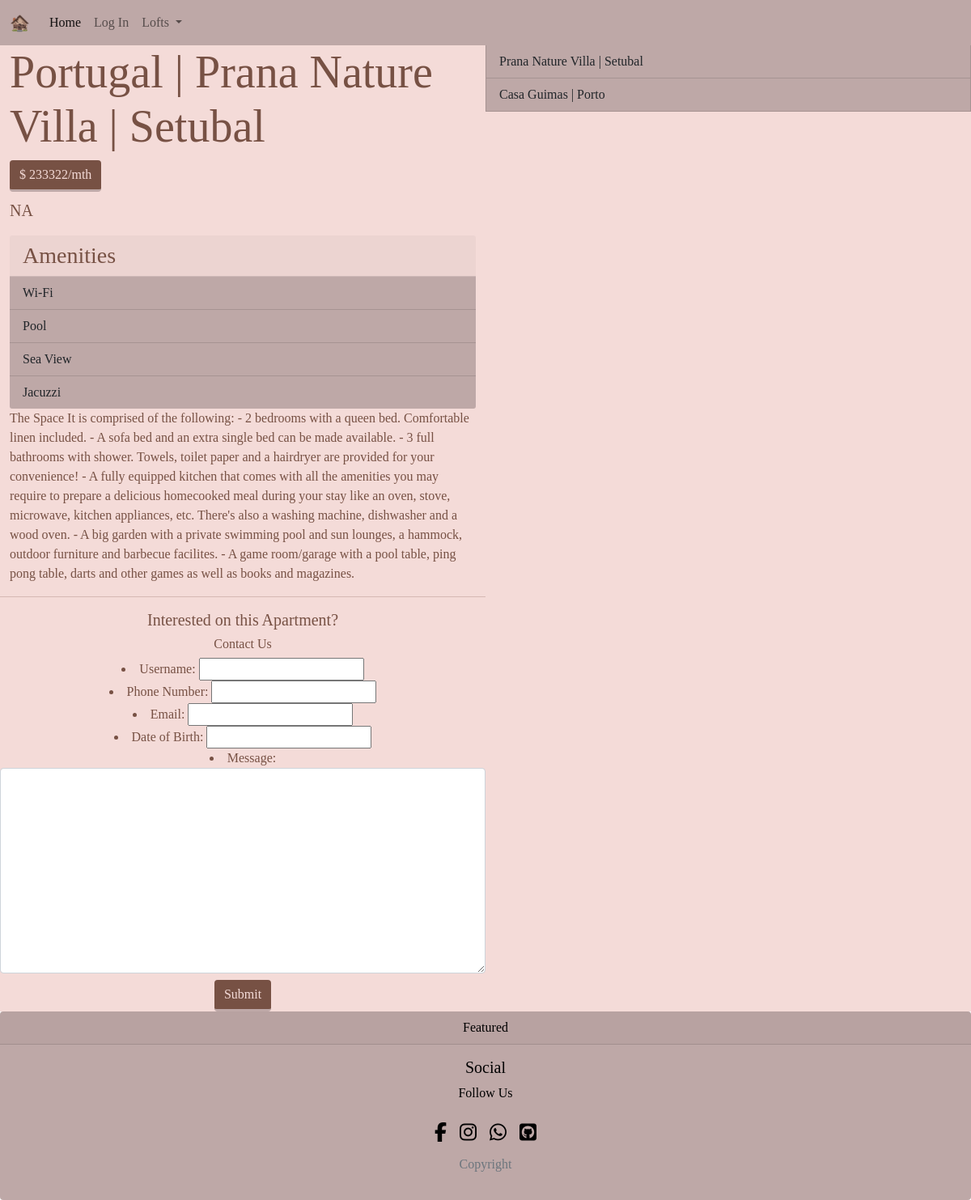
The app's page /loft/1, older data.
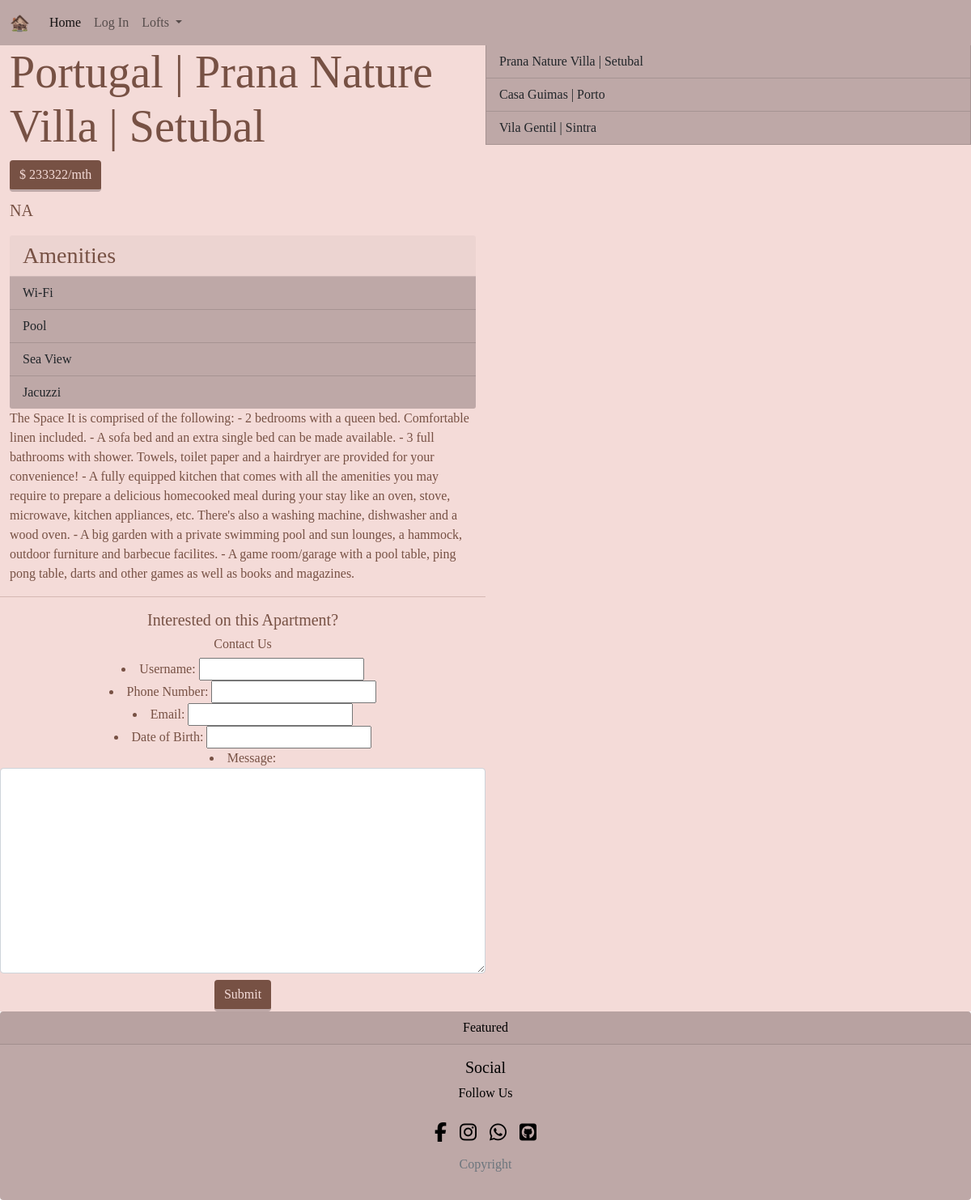
The same page, newer data.
### loft/models.py (models this page shows, shortened)
class Loft(models.Model):
    amenities = models.ManyToManyField(Amenity, related_name="apartments", blank=True)
    city = models.ForeignKey(City, on_delete=models.CASCADE, related_name='lofts')
    address = models.CharField(max_length=250)
    price = models.IntegerField()
    size = models.IntegerField()
    description = models.CharField(max_length=100)
    long_description = models.CharField(max_length=800)
    name = models.CharField(max_length=100)

class City(models.Model):
    country = models.CharField(max_length=50, default="Portugal")
    name = models.CharField(max_length=50)
    abbreviation = models.CharField(max_length=6)
    description = models.CharField(max_length=150)

class Amenity(models.Model):
    name = models.CharField(max_length=100)

### loft/views.py (the view)
# urls.py: path('loft/<int:loft_id>', views.loft_page, name="loft_page"),
def loft_page(request, loft_id):
	return render(request, 'loft/loft_page.html', {'lofts': Loft.objects.all(), 'loft': Loft.objects.get(pk=loft_id), "contact_form": ContactForm()})

### loft/forms.py
class ContactForm(forms.Form):
    username = forms.CharField(max_length=50, label="Username")
    phone_number = forms.CharField(max_length=25, label="Phone Number")
    email = forms.EmailField(label="Email")
    date_of_birth = forms.DateField(label="Date of Birth", required=False)
    message = forms.CharField(label="Message", widget=forms.Textarea,  max_length=500)
    message.widget.attrs.update({"class": "form-control"})

### loft/templates/loft/loft_page.html (shortened to what this page needs)
{% extends 'loft/base.html' %}
{% block main %}
    {% load static %}
    <link rel="stylesheet" href="{% static 'loft/css/loft_page.css' %}">
    <div class="d-flex justify-content-around">
        <div class="col jumbotron jumbotron-fluid">
            <div class="container">
                <h1 class="display-4">{{ loft.city.country }} | {{ loft.name }} | {{ loft.city.name }} </h1>
                <h6> <button class="btn btn-primary">$ {{loft.price}}/mth </button></h6>
                <p class="lead">{{ loft.description }}</p>
                <div class="card">
                    <div class="card-header">
                        <h3 class="m-0">Amenities</h3>
                    </div>
                    <ul class="list-group list-group-flush">
                        {% for amenity in loft.amenities.all %}
                            <li class="list-group-item"> {{ amenity.name }} </li>
                        {% empty %}
                            <li class="list-group-item"> No Amenities Founded... </li>
                        {% endfor %}
                    </ul>
                </div>
                <p>{{ loft.long_description }}</p>
            </div>
            <div class="text-center">
                <hr>
                <h5>Interested on this Apartment?</h5>
                <h6> Contact Us </h6>
                <form action="{% url 'loft:contact' loft.id %}" method="post">
                    {{ contact_form.as_ul }}
                    <input class="btn btn-primary mt-2" type="submit" value="Submit">
                </form>
            </div>
        </div>
        <div class="col card" style="width: 18rem;">
            <ul class="list-group list-group-flush">
                {% for l in lofts  %}
                    <a href="{% url 'loft:loft_page' l.id %}"><li class="list-group-item"> {{ l.name }} | {{ l.city.name }} </li></a>
                {% endfor %}
            </ul>
        </div>
    </div>
{% endblock %}

### loft/templates/loft/base.html (shortened to what this page needs)
<!DOCTYPE html>
{% load static %}
<html lang="en">
<head>
<link rel="stylesheet" href="https://cdn.jsdelivr.net/npm/bootstrap@5.0.2/dist/css/bootstrap.min.css">
{% load static %}
<link rel="stylesheet" href="{% static 'loft/css/base.css' %}">
</head>
<body>
<nav class="navbar navbar-expand-lg navbar-light bg-light">
  <div class="container-fluid">
    <a class="navbar-brand" href="{% url 'loft:home' %}">🏚️</a>
    <div class="collapse navbar-collapse" id="navbarNavDropdown">
      <ul class="navbar-nav">
        <li class="nav-item">
          <a class="nav-link active" aria-current="page" href="{% url 'loft:home' %}">Home</a>
        </li>
        <li class="nav-item">
          {% if user.is_authenticated %}
            <a class="nav-link" href="../admin">Admin</a>
          {% else %}
            <a class="nav-link" href="{% url 'loft:login' %}">Log In</a>
          {% endif %}
        </li>
        <li class="nav-item dropdown">
          <a class="nav-link dropdown-toggle" href="#" id="navbarDropdownMenuLink" role="button" data-bs-toggle="dropdown" aria-expanded="false">
            Lofts
          </a>
        </li>
      </ul>
    </div>
  </div>
</nav>
<div id='big-content'>
  {% block main %}
  {% endblock %}
</div>
<div id="footer" class="card text-center">
  <div class="card-header">
    Featured
  </div>
  <div class="card-body">
    <h5 class="card-title">Social</h5>
    <p class="card-text">Follow Us</p>
    <h4 class="card-text"><i class="fab fa-facebook-f p-2"></i><i class="fab fa-instagram p-2"></i><i class="fab fa-whatsapp p-2"></i><i class="fab fa-github-square p-2"></i></h4>
    <p class="text-muted">Copyright</p>
  </div>
</div>
</body>
</html>

### loft/static/loft/css/base.css (style rules this page uses)
* { scroll-behavior: smooth; box-sizing: border-box; padding: 0; margin: 0; font-family: 'Cormorant Garamond', serif; color: #775144; }
body > .navbar { background-color: #BEA8A7 !important; }
body #big-content { background-color: #F4DBD8; min-height: 80vh; }
body #footer { background-color: #BEA8A7; }
body #footer * { color: black; }
.card { background-color: #F4DBD8; }
.btn-primary { background-color: #775144; color: #F4DBD8; border: 0; border-bottom: 3px solid #BEA8A7; }

### loft/static/loft/css/loft_page.css (style rules this page uses)
.card { border: none; }
.card .list-group * { background-color: #BEA8A7; text-decoration: none; border-top: 0; }

Row changes from the older to the newer data that the page shows:
added Loft: name "Vila Gentil", city.name "Sintra"
